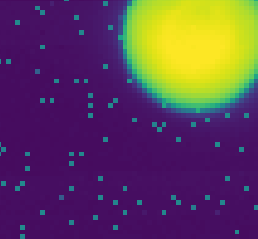
#> input picture image_processing/laser2.png, 258 x 239 px, found by its file name
$ python fit_circle.py
#> lines starting #> are read from the running program, lines starting #| are printed output that depends on the picture; after the words box and inside, x2 and y2 are one past the last pixel; in counts of white or black regions, pixels touching at a corner belong together; long printed decimals are rounded
#> in test_fit_circle, image is the input picture: shape (239, 258, 4); mean R, G, B, A 94.5, 63.2, 89.4, 255
"""
Source: https://stackoverflow.com/questions/28281742/fitting-a-circle-to-a-binary-image
"""

from skimage import io, color, measure, draw, img_as_bool
import numpy as np
from scipy import optimize
import matplotlib.pyplot as plt

def fit_circle(image):

    image = img_as_bool(image[..., 0])
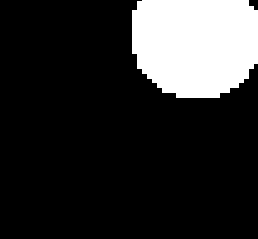
#> image: shape (239, 258) bool; 17.6% white; 1 white region
    regions = measure.regionprops(measure.label(image))
#> regions = 1 regions; box (x1, y1, x2, y2) and area: (132, 0, 258, 98) 10857
    bubble = regions[0]

    y0, x0 = bubble.centroid
#> y0 = 44.39; x0 = 195.2
    r = bubble.major_axis_length / 2.
#> r = 67.43

    def cost(params):
        x0, y0, r = params
        coords = draw.disk((y0, x0), r, shape=image.shape)
        template = np.zeros_like(image)
        template[coords] = 1
        return -np.sum(template == image)

    x0, y0, r = optimize.fmin(cost, (x0, y0, r))
#| Optimization terminated successfully.
#|          Current function value: -61386.000
#|          Iterations: 65
#|          Function evaluations: 146
#> x0 = 196.3; y0 = 33.67; r = 65.3

    import matplotlib.pyplot as plt

    f, ax = plt.subplots()
    circle = plt.Circle((x0, y0), r)
    ax.imshow(image, cmap='gray', interpolation='nearest')
    ax.add_artist(circle)
    print(f"X: {x0}, Y: {y0}")
#| X: 196.309, Y: 33.671
    plt.show()
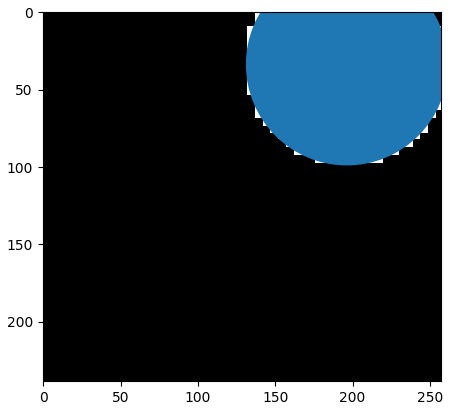
#> figure drawn by matplotlib, 1 panel

    return x0, y0


def test_fit_circle():
    image = io.imread('image_processing/laser2.png')
    fit_circle(image)


if __name__ == "__main__":
    test_fit_circle()

$ run again, with image_processing/gauss.png copied over image_processing/laser2.png
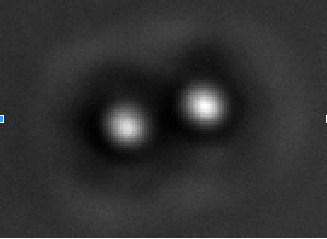
#> input picture image_processing/gauss.png, 327 x 239 px, found by its file name
#> in test_fit_circle, image is the input picture: shape (239, 327, 3); mean R, G, B 48.4, 48.5, 48.5
#> in fit_circle, `image = img_as_bool(image[..., 0])`:
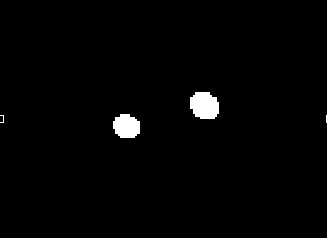
#> image: shape (239, 327) bool; 1.9% white; 5 white regions (2 under 20 px)
#> regions = 5 regions; box (x1, y1, x2, y2) and area: (190, 92, 219, 119) 647, (113, 114, 140, 138) 523, (0, 238, 327, 239) 327, (0, 115, 4, 123) 14, (326, 115, 327, 123) 8
#> in fit_circle, `y0, x0 = bubble.centroid`: y0 = 105.2; x0 = 204.1
#> in fit_circle, `r = bubble.major_axis_length / 2.`: r = 15.79
#| Optimization terminated successfully.
#|          Current function value: -77203.000
#|          Iterations: 38
#|          Function evaluations: 103
#> in fit_circle, `x0, y0, r = optimize.fmin(cost, (x0, y0, r))`: y0 = 104.5; r = 14.31
#| X: 204.062, Y: 104.546
#> in fit_circle, `plt.show()`:
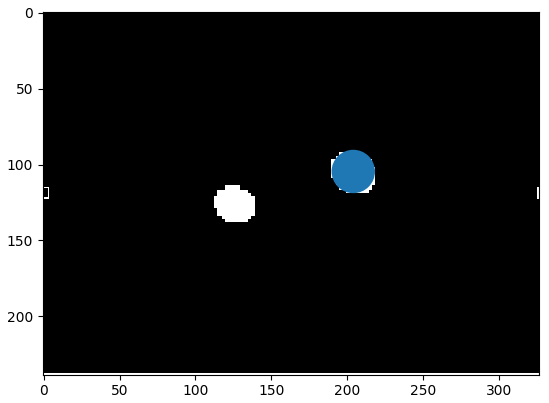
#> figure drawn by matplotlib, 1 panel

$ run again, with image_processing/laser.png copied over image_processing/laser2.png
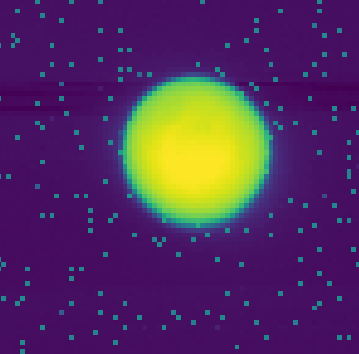
#> input picture image_processing/laser.png, 359 x 354 px, found by its file name
#> in test_fit_circle, image is the input picture: shape (354, 359, 4); mean R, G, B, A 83.3, 47.7, 94.5, 255
#> in fit_circle, `image = img_as_bool(image[..., 0])`:
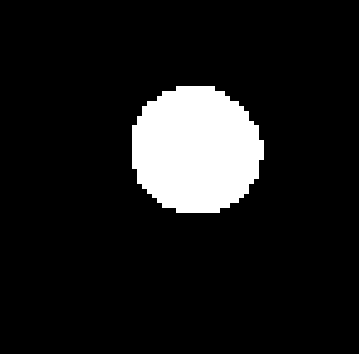
#> image: shape (354, 359) bool; 10.5% white; 1 white region
#> regions = 1 regions; box (x1, y1, x2, y2) and area: (132, 86, 264, 213) 13284
#> in fit_circle, `y0, x0 = bubble.centroid`: y0 = 149.5; x0 = 195.6
#> in fit_circle, `r = bubble.major_axis_length / 2.`: r = 66.51
#| Optimization terminated successfully.
#|          Current function value: -126517.000
#|          Iterations: 42
#|          Function evaluations: 111
#> in fit_circle, `x0, y0, r = optimize.fmin(cost, (x0, y0, r))`: x0 = 195.9; r = 64.84
#| X: 195.861, Y: 149.528
#> in fit_circle, `plt.show()`:
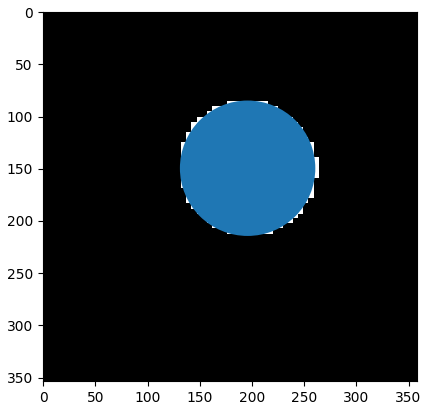
#> figure drawn by matplotlib, 1 panel
